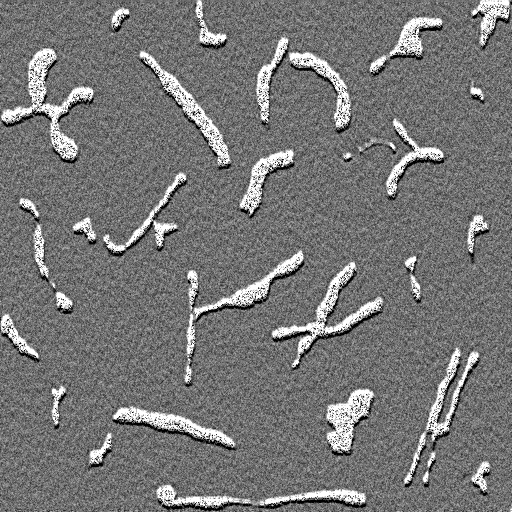
#> input picture images/FigP1036(blobs).tif, 512 x 512 px; its folder holds only this picture in this run
$ python image_processing.py
#> lines starting #> are read from the running program, lines starting #| are printed output that depends on the picture
import cv2
import numpy as np
import os
import matplotlib.pyplot as plt
from PIL import Image  # For handling TIFF files

# Function to apply histogram equalization (for contrast enhancement)
def enhance_image(img):
    return cv2.equalizeHist(img)  # Directly apply histogram equalization on grayscale image

# Function to add Gaussian noise
def add_gaussian_noise(img, mean=0, sigma=40):
    noise = np.random.normal(mean, sigma, img.shape).astype(np.int16)  # Use int16 to prevent overflow
    noisy_img = img.astype(np.int16) + noise
    noisy_img = np.clip(noisy_img, 0, 255).astype(np.uint8)  # Ensure pixel values remain valid
    return noisy_img

# Function to apply Arithmetic Mean Filter (Averaging Filter)
def arithmetic_mean_filter(img, kernel_size=5):
    return cv2.blur(img, (kernel_size, kernel_size))

# Function to apply Geometric Mean Filter
def geometric_mean_filter(img, kernel_size=5):
    img = img.astype(np.float32) + 1  # Avoid log(0)
    log_img = np.log(img)
    mean_log = cv2.blur(log_img, (kernel_size, kernel_size))
    geometric_mean = np.exp(mean_log).astype(np.uint8)
    return geometric_mean

# Function to apply Gaussian filter for denoising
def gaussian_filter(img, kernel_size=5):
    return cv2.GaussianBlur(img, (kernel_size, kernel_size), 0)

# Function to read images, including TIFF files
def read_image(img_path):
#> called with img_path = 'images/FigP1036(blobs).tif'
    ext = img_path.lower().split('.')[-1]

    # Use OpenCV for common formats (JPG, PNG)
    if ext in ['jpg', 'jpeg', 'png']:
        img = cv2.imread(img_path, cv2.IMREAD_GRAYSCALE)
    # Use PIL for TIFF files
    elif ext in ['tif', 'tiff']:
        img = Image.open(img_path)
#> img is the input picture: PIL image 512x512 L; min 0, max 255, mean 118.3
        img = img.convert("L")  # Convert to grayscale
        img = np.array(img)  # Convert to NumPy array for OpenCV processing
    else:
        print(f"Unsupported file format: {img_path}")
        return None

    return img

# Directory setup
input_folder = "images"  # Folder containing input images
output_folder = "processed_images"  # Folder to save processed images
os.makedirs(output_folder, exist_ok=True)

# Get list of image files (including TIFF)
image_files = [f for f in os.listdir(input_folder) if f.endswith(('.png', '.jpg', '.jpeg', '.tif', '.tiff'))]

for img_file in image_files:
    img_path = os.path.join(input_folder, img_file)
    img = read_image(img_path)  # Read image with TIFF support

    if img is None:
        print(f"Could not read {img_file}, skipping...")
        continue

    # Get original image dimensions (height, width)
    height, width = img.shape
#> height = 512; width = 512
    print(f"Processing {img_file} - Original Resolution: {width}x{height} pixels")
#| Processing FigP1036(blobs).tif - Original Resolution: 512x512 pixels

    # Step 1: Enhance Image
    enhanced_img = enhance_image(img)
#> in enhance_image, `return cv2.equalizeHist(img)`:
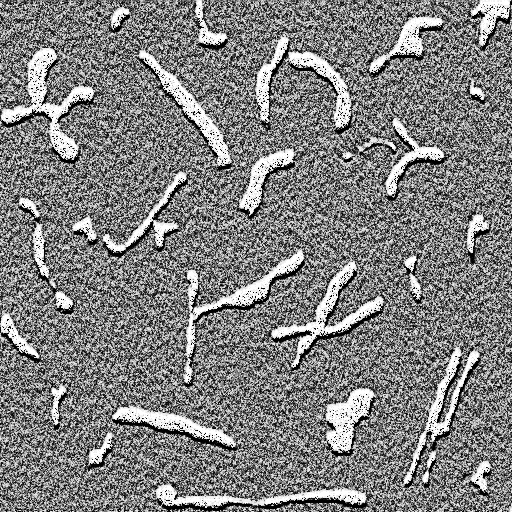
#> returned value: shape (512, 512); min 0, max 255, mean 127.6

    # Step 2: Add Gaussian Noise
    noisy_img = add_gaussian_noise(img)
#> in add_gaussian_noise, `noisy_img = img.astype(np.int16) + noise`:
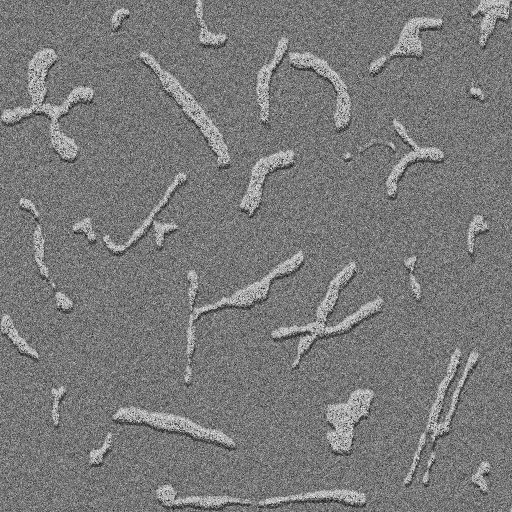
#> noisy_img: shape (512, 512) int16; min -145, max 403, mean 118.4; drawn with min black and max white
#> in add_gaussian_noise, `noisy_img = np.clip(noisy_img, 0, 255).astype(np.uint8)`:
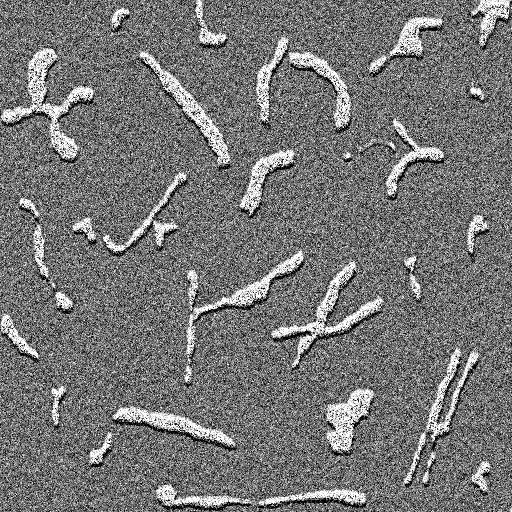
#> noisy_img: shape (512, 512); min 0, max 255, mean 117.9

    # Step 3: Remove Noise using different filters
    arithmetic_filtered = arithmetic_mean_filter(noisy_img)
#> in arithmetic_mean_filter, `return cv2.blur(img, (kernel_size, kernel_size))`:
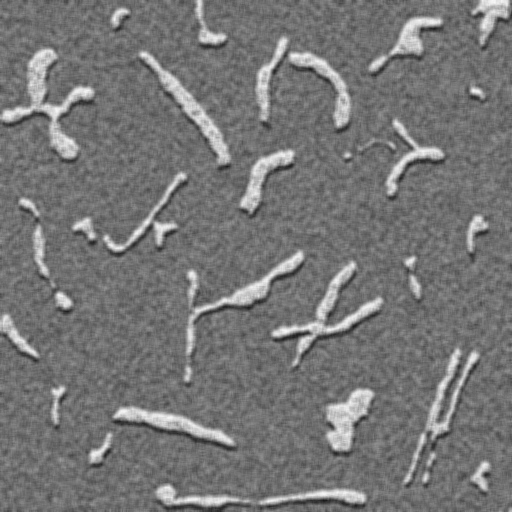
#> returned value: shape (512, 512); min 23, max 247, mean 117.9

    geometric_filtered = geometric_mean_filter(noisy_img)
#> in geometric_mean_filter, `log_img = np.log(img)`:
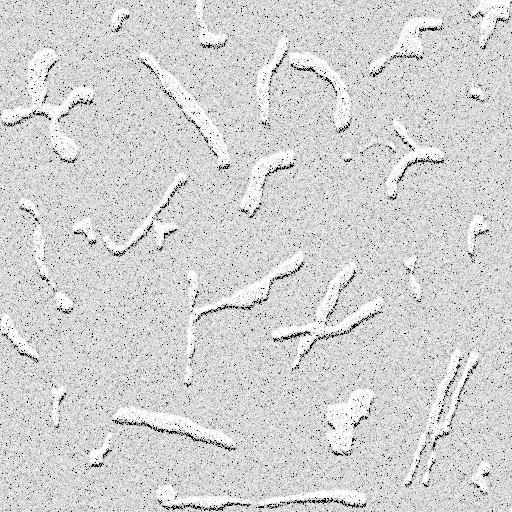
#> log_img: shape (512, 512) float32; min 0, max 5.55, mean 4.59; drawn with min black and max white
#> in geometric_mean_filter, `mean_log = cv2.blur(log_img, (kernel_size, kernel_size))`:
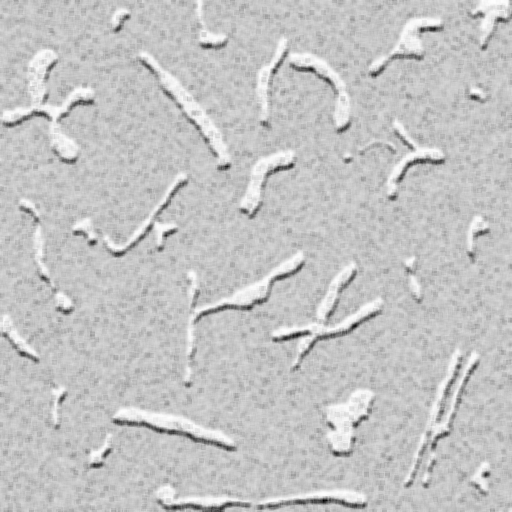
#> mean_log: shape (512, 512) float32; min 1.56, max 5.51, mean 4.59; drawn with min black and max white
#> in geometric_mean_filter, `geometric_mean = np.exp(mean_log).astype(np.uint8)`:
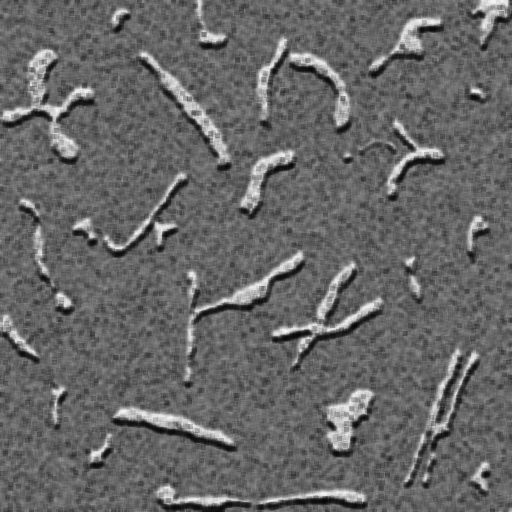
#> geometric_mean: shape (512, 512); min 4, max 247, mean 103

    gaussian_filtered = gaussian_filter(noisy_img)

    # Save results
    cv2.imwrite(os.path.join(output_folder, f"enhanced_{img_file}"), enhanced_img)
    cv2.imwrite(os.path.join(output_folder, f"noisy_{img_file}"), noisy_img)
    cv2.imwrite(os.path.join(output_folder, f"arithmetic_filtered_{img_file}"), arithmetic_filtered)
    cv2.imwrite(os.path.join(output_folder, f"geometric_filtered_{img_file}"), geometric_filtered)
    cv2.imwrite(os.path.join(output_folder, f"gaussian_filtered_{img_file}"), gaussian_filtered)

    # Display results
    plt.figure(figsize=(15, 8))

    images = [img, enhanced_img, noisy_img, arithmetic_filtered, geometric_filtered, gaussian_filtered]
    titles = ["Original (Grayscale)", "Enhanced", "Noisy (Gaussian)", "Arithmetic Mean", "Geometric Mean", "Gaussian Filter"]

    for i in range(6):
        plt.subplot(2, 3, i + 1)
        plt.imshow(images[i], cmap='gray')  # Use grayscale colormap
        plt.title(titles[i])
        plt.axis("off")

    plt.show()

print(f"Processed images saved in {output_folder}")
